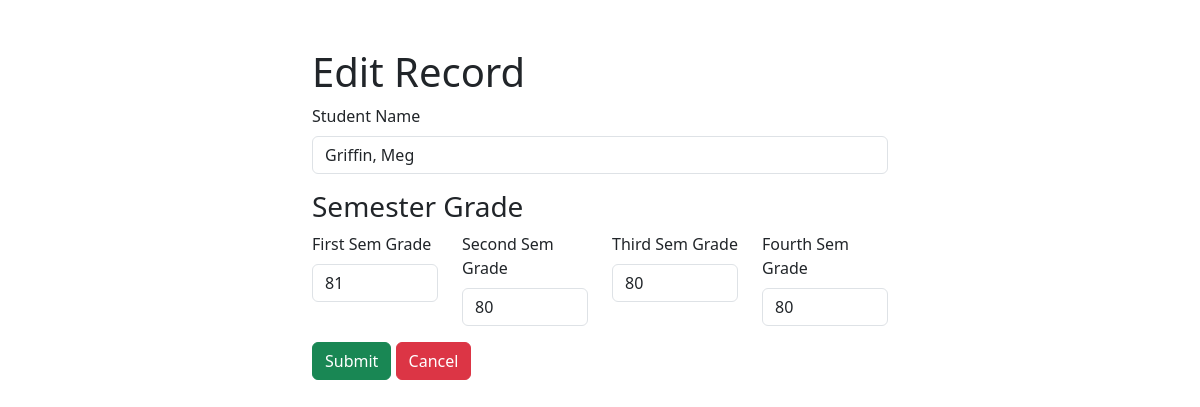
Screenshot of /ClassPortal/pages/edit.php?id=63f32d22903cf&subject=Law&name=Griffin, Meg (signed in) with the database file from the repository.
### tables this page shows
CREATE TABLE `semester1` (
  `accountId` varchar(13) NOT NULL,
  `name` varchar(30) NOT NULL,
  `subject` varchar(30) NOT NULL,
  `teacher` varchar(30) NOT NULL,
  `grade` int(11) DEFAULT NULL
);

CREATE TABLE `semester4` (
  `accountId` varchar(13) DEFAULT NULL,
  `name` varchar(30) NOT NULL,
  `subject` varchar(30) NOT NULL,
  `teacher` varchar(30) NOT NULL,
  `grade` int(11) DEFAULT NULL
);

### ClassPortal/pages/edit.php (the view, shortened to what this page needs)
<?php
    include '../connection/database.php';
?>
<!DOCTYPE html>
<html lang="en">
<head>
    <link href="https://cdn.jsdelivr.net/npm/bootstrap@5.3.0-alpha1/dist/css/bootstrap.min.css" rel="stylesheet">
</head>
<body>
    <?php
        $sName = "";
        if(isset($_GET['id']) || isset($_GET['subject']) || isset($_GET['name'])){
            $accId = $_GET['id'];
            $subject = $_GET['subject'];
            $sName = $_GET['name'];
            $sem1Qry = 'select grade from semester1 where accountId = "' . $accId . '" AND subject = "' . $subject . '"';
            $sem2Qry = 'select grade from semester2 where accountId = "' . $accId . '" AND subject = "' . $subject . '"';
            $sem3Qry = 'select grade from semester3 where accountId = "' . $accId . '" AND subject = "' . $subject . '"';
            $sem4Qry = 'select grade from semester4 where accountId = "' . $accId . '" AND subject = "' . $subject . '"';
            $sem1Rslt = $conn->query($sem1Qry)->fetch_assoc();
            $sem2Rslt = $conn->query($sem2Qry)->fetch_assoc();
            $sem3Rslt = $conn->query($sem3Qry)->fetch_assoc();
            $sem4Rslt = $conn->query($sem4Qry)->fetch_assoc();
        }
    ?>
    <div class="container mt-5 w-50">
        <h1>Edit Record</h1>
        <form method="post">
            <div class="mb-3">
                <label class="form-label">Student Name</label>
                <input type="text" name="studentName" class="form-control" placeholder="Last Name, First Name M.I." value='<?php echo $sName ?>'/>
            </div>
            <div class="mb-3">
                <h3>Semester Grade</h3>
                <div class="row">
                    <div class="col-3">
                        <div class="mb-3">
                        <label class="form-label">First Sem Grade</label>
                        <input type="number" name="sem1grade" class="form-control" value='<?php echo $sem1Rslt['grade'] ?>'/>
                        </div>
                    </div>
                    <div class="col-3">
                        <div class="mb-3">
                        <label class="form-label">Second Sem Grade</label>
                        <input type="number" name="sem2grade" class="form-control" value='<?php echo $sem2Rslt['grade'] ?>'/>
                        </div>
                    </div>
                    <div class="col-3">
                        <div class="mb-3">
                        <label class="form-label">Third Sem Grade</label>
                        <input type="number" name="sem3grade" class="form-control" value='<?php echo $sem3Rslt['grade'] ?>'/>
                        </div>
                    </div>
                    <div class="col-3">
                        <div class="mb-3">
                        <label class="form-label">Fourth Sem Grade</label>
                        <input type="number" name="sem4grade" class="form-control" value='<?php echo $sem4Rslt['grade'] ?>'/>
                        </div>
                    </div>
                </div>
                <input class="btn btn-success" type="submit">
                <a href="teacher.php" class="btn btn-danger">Cancel</a>
            </div>
        </form>
    </div>
</body>
</html>

### rows the page displays
semester1: sem1grade "81"
semester4: sem2grade "80", sem3grade "80", sem4grade "80"
